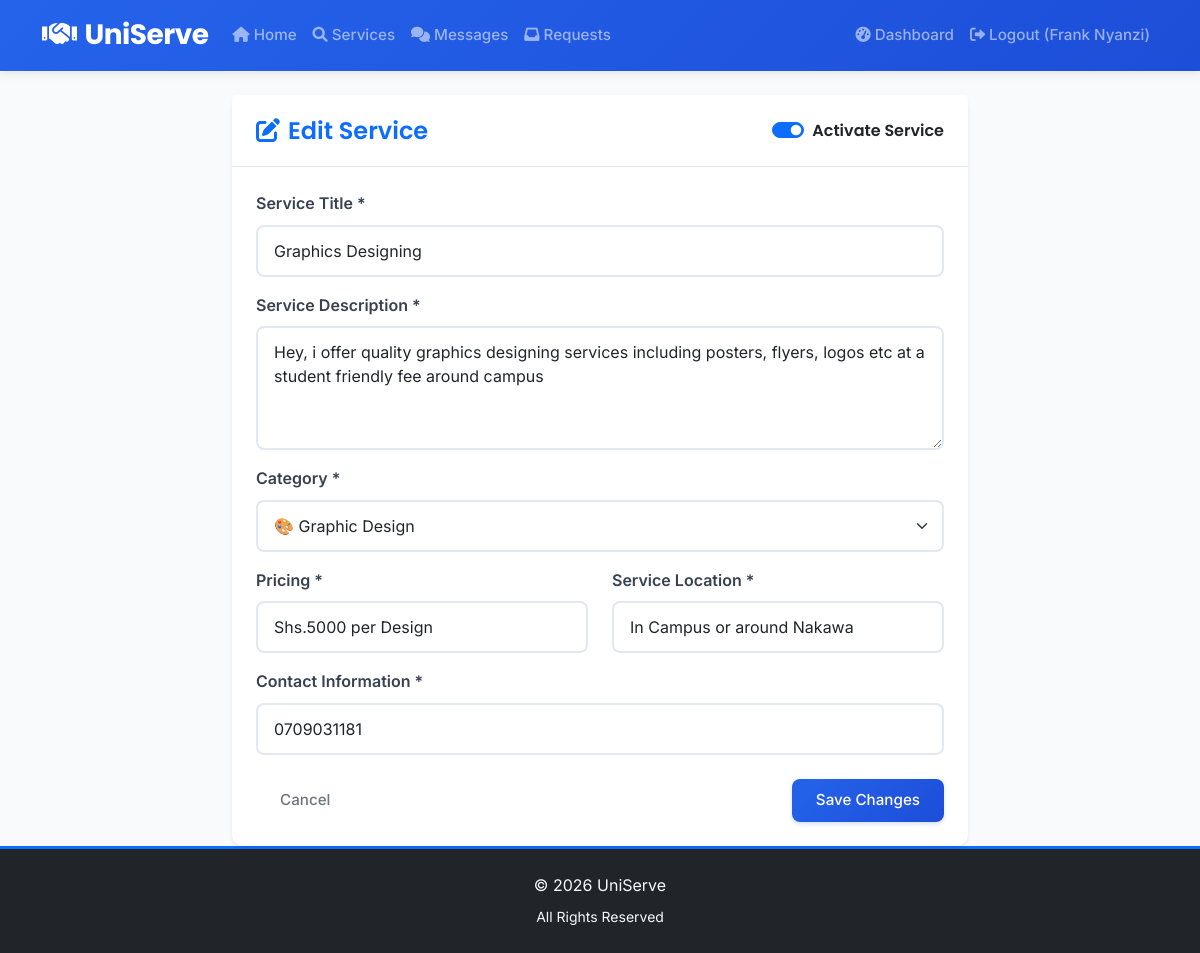
Page /service/1/edit (signed in) on the committed database.
### app.py (models this page shows)
class Service(db.Model):
    id = db.Column(db.Integer, primary_key=True)
    title = db.Column(db.String(100), nullable=False)
    description = db.Column(db.Text, nullable=False)
    category = db.Column(db.String(50), nullable=False)
    price = db.Column(db.String(50), nullable=True)
    location = db.Column(db.String(100), nullable=False)
    contact_info = db.Column(db.String(100), nullable=False)
    created_date = db.Column(db.DateTime, default=datetime.utcnow)
    is_active = db.Column(db.Boolean, default=True)
    provider_id = db.Column(db.Integer, db.ForeignKey('user.id'), nullable=False)
    requests = db.relationship('ServiceRequest', backref='service', lazy=True)

### app.py (the view, shortened to what this page needs)
@app.route('/service/<int:service_id>/edit', methods=['GET', 'POST'])
def edit_service(service_id):
    if 'user_id' not in session or session.get('user_type') != 'provider':
        return redirect(url_for('login'))
    service = Service.query.get_or_404(service_id)
    if service.provider_id != session['user_id'] and not session.get('is_admin'):
        flash('Unauthorized.', 'danger')
        return redirect(url_for('dashboard'))
    categories = [cat[0] for cat in db.session.query(Service.category).distinct().all()]
    if service.category not in categories:
        categories.append(service.category)
    return render_template('edit_service.html', service=service, categories=categories)

### app.py (called while the page is built)
@app.context_processor
def inject_google_client_id():
    return dict(google_client_id=app.config['GOOGLE_CLIENT_ID'])

### templates/edit_service.html (shortened to what this page needs)
{% extends "base.html" %}
{% block content %}
<div class="row justify-content-center">
    <div class="col-md-8">
        <div class="card shadow-sm border-0">
            <div class="card-header bg-white d-flex justify-content-between align-items-center">
                <h4 class="mb-0 text-primary"><i class="fas fa-edit me-2"></i>Edit Service</h4>
                <div class="form-check form-switch m-0 d-flex align-items-center">
                    <input class="form-check-input mt-0 me-2" type="checkbox" id="is_active" name="is_active" form="editServiceForm" {% if service.is_active %}checked{% endif %}>
                    <label class="form-check-label mb-0" for="is_active">Activate Service</label>
                </div>
            </div>
            <div class="card-body text-start">
                <form method="POST" id="editServiceForm">
                    <div class="mb-3">
                        <label for="title" class="form-label fw-semibold">Service Title *</label>
                        <input type="text" class="form-control" id="title" name="title"
                               value="{{ service.title }}" required>
                    </div>
                    <div class="mb-3">
                        <label for="description" class="form-label fw-semibold">Service Description *</label>
                        <textarea class="form-control" id="description" name="description"
                                  rows="4" required>{{ service.description }}</textarea>
                    </div>
                    <div class="mb-3">
                        <label for="category" class="form-label fw-semibold">Category *</label>
                        <select class="form-select" id="category" name="category" required>
                            <option value="Graphic Design" {% if service.category == 'Graphic Design' %}selected{% endif %}>🎨 Graphic Design</option>
                        </select>
                    </div>
                    <div class="row">
                        <div class="col-md-6 mb-3">
                            <label for="price" class="form-label fw-semibold">Pricing *</label>
                            <input type="text" class="form-control" id="price" name="price"
                                   value="{{ service.price }}" required>
                        </div>
                        <div class="col-md-6 mb-3">
                            <label for="location" class="form-label fw-semibold">Service Location *</label>
                            <input type="text" class="form-control" id="location" name="location"
                                   value="{{ service.location }}" required>
                        </div>
                    </div>
                    <div class="mb-4">
                        <label for="contact_info" class="form-label fw-semibold">Contact Information *</label>
                        <input type="text" class="form-control" id="contact_info" name="contact_info"
                               value="{{ service.contact_info }}" required>
                    </div>
                    <div class="d-flex justify-content-between mt-4">
                        <a href="{{ url_for('dashboard') }}" class="btn btn-outline-secondary px-4">Cancel</a>
                        <button type="submit" class="btn btn-primary px-4">Save Changes</button>
                    </div>
                </form>
            </div>
        </div>
    </div>
</div>
{% endblock %}

### static/css/style.css (style rules this page uses)
:root { --primary-color: #2563eb; --primary-dark: #1d4ed8; --secondary-color: #64748b; --success-color: #10b981; --warning-color: #f59e0b; --danger-color: #ef4444; --light-color: #f8fafc; --dark-color: #1e293b; --border-radius: 12px; --shadow: 0 4px 6px -1px rgba(0, 0, 0, 0.1), 0 2px 4px -1px rgba(0, 0, 0, 0.06); --shadow-lg: 0 10px 15px -3px rgba(0, 0, 0, 0.1), 0 4px 6px -2px rgba(0, 0, 0, 0.05); }
body { font-family: 'Inter', -apple-system, BlinkMacSystemFont, 'Segoe UI', Roboto, sans-serif; background-color: #f8fafc; color: #334155; line-height: 1.6; font-weight: 400; }
h1, h2, h3, h4, h5, h6 { font-family: 'Poppins', -apple-system, BlinkMacSystemFont, 'Segoe UI', Roboto, sans-serif; font-weight: 600; line-height: 1.3; color: #1e293b; margin-bottom: 0.5rem; }
h4 { font-size: 1.5rem; }
.card { border: none; border-radius: var(--border-radius); box-shadow: var(--shadow); transition: all 0.3s ease; background: white; }
.card-header { background: white; border-bottom: 1px solid #e2e8f0; font-family: 'Poppins', sans-serif; font-weight: 600; padding: 1.25rem 1.5rem; }
.card-body { padding: 1.5rem; }
.btn { font-family: 'Inter', sans-serif; font-weight: 500; border-radius: 8px; padding: 0.625rem 1.5rem; transition: all 0.2s ease; border: none; font-size: 0.95rem; }
.btn-primary { background: linear-gradient(135deg, var(--primary-color), var(--primary-dark)); box-shadow: 0 2px 4px rgba(37, 99, 235, 0.2); }
.form-label { font-weight: 500; color: #374151; margin-bottom: 0.5rem; font-family: 'Inter', sans-serif; }
.form-control { border: 2px solid #e2e8f0; border-radius: 8px; padding: 0.75rem 1rem; font-size: 1rem; transition: all 0.2s ease; font-family: 'Inter', sans-serif; }
.form-select { border: 2px solid #e2e8f0; border-radius: 8px; padding: 0.75rem 1rem; font-size: 1rem; font-family: 'Inter', sans-serif; }

### rows in the picture
Service: is_active "☑", title "Graphics Designing", description "Hey, i offer quality graphics designing services including posters, flyers, logos etc at a student friendly fee around campus", category "🎨 Graphic Design", price "Shs.5000 per Design", location "In Campus or around Nakawa", contact_info "0709031181"

### other values in the picture
{{ session.user_name }} "Frank Nyanzi"
